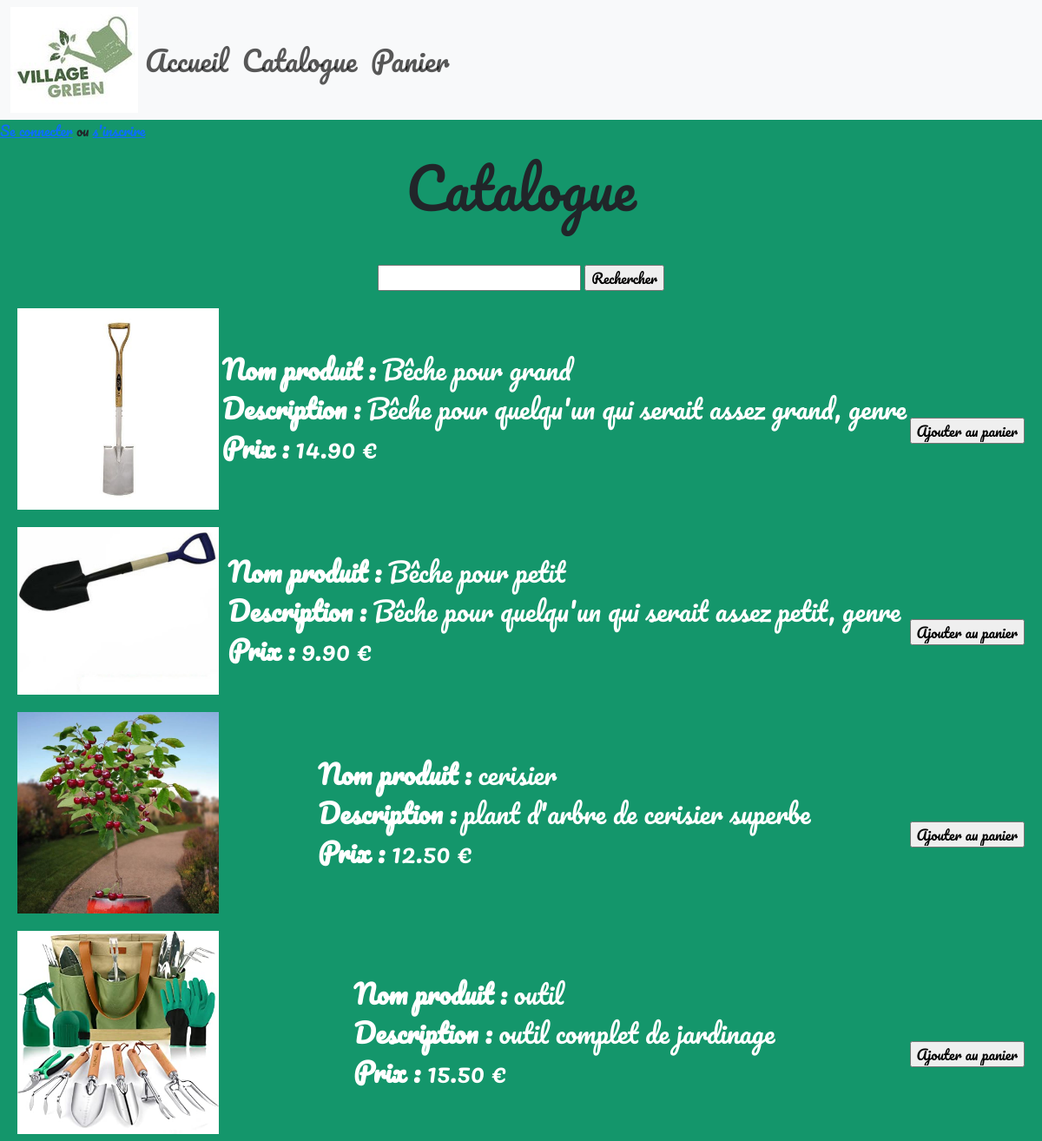
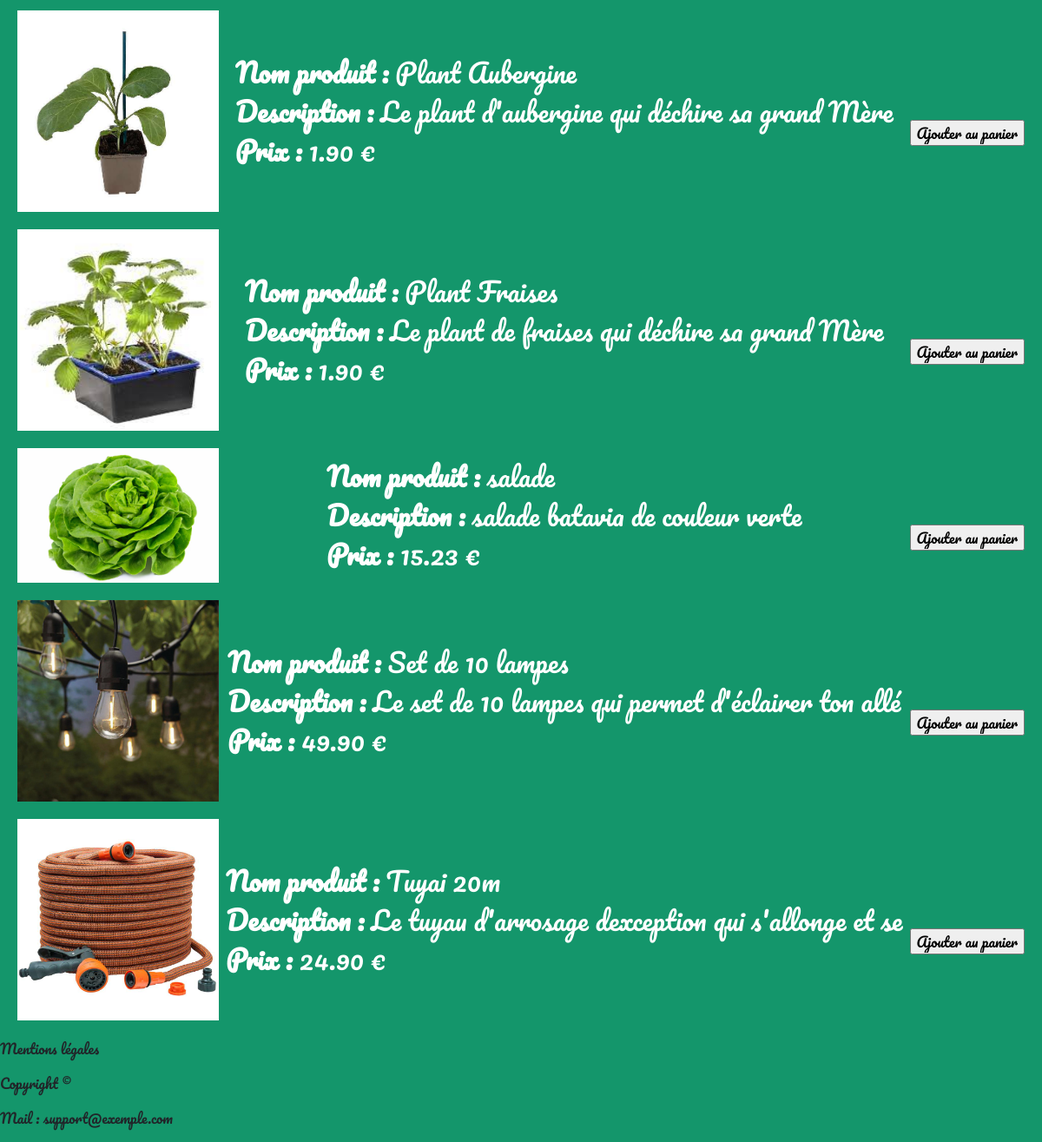
The page /catalogue.php on the database as committed earlier (2 pictures, top to bottom).
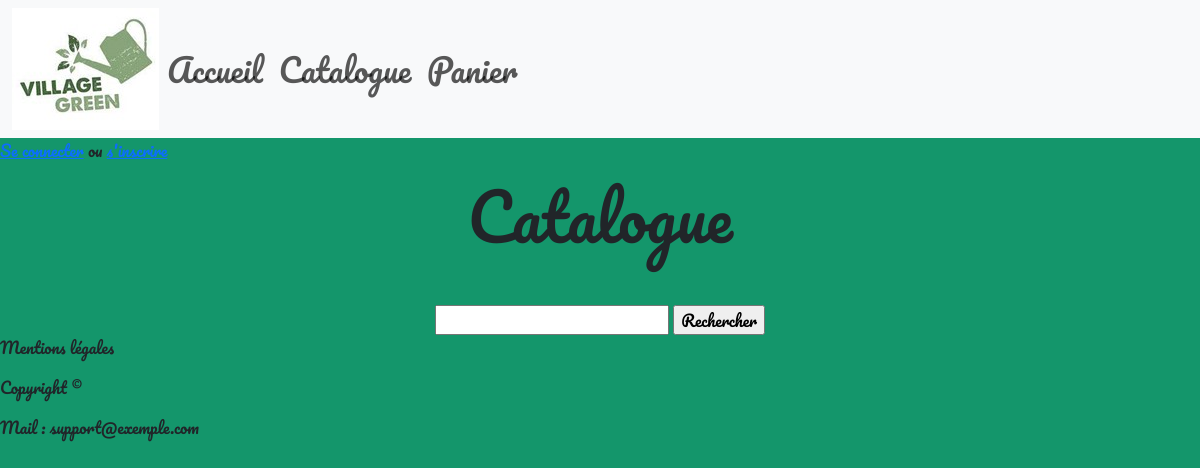
The same page on the database as committed later.
### tables this page shows
CREATE TABLE `t_d_produit` (
  `Id_Produit` int(11) NOT NULL,
  `Taux_TVA` decimal(15,2) NOT NULL,
  `Nom_Long` varchar(250) NOT NULL,
  `Nom_court` varchar(50) NOT NULL,
  `Ref_fournisseur` varchar(250) NOT NULL,
  `Photo` varchar(250) DEFAULT NULL,
  `Prix_Achat` decimal(15,2) NOT NULL,
  `Id_Fournisseur` int(11) NOT NULL,
  `Id_Categorie` int(11) NOT NULL
);

### dao.php (called while the page is built, shortened)
<?php
class dao
{
    private $db_host;
    private $db_name;
    private $db_user;
    private $db_password;
    public function __construct($_dbhost, $_dbname)
    {
        $this->db_host = $_dbhost;
        $this->db_name = $_dbname;
        if ($this->db_name == "greengarden") {
            $this->db_user = 'root';
            $this->db_password = '';
        }
        else {
            $this->db_user = 'root';
            $this->db_password = '';
        }
    }
    public function connect()
    {
        $dsn = "mysql:host={$this->db_host};dbname={$this->db_name};charset=utf8mb4";
        $options = [
            PDO::ATTR_ERRMODE => PDO::ERRMODE_EXCEPTION,
            PDO::ATTR_DEFAULT_FETCH_MODE => PDO::FETCH_ASSOC,
            PDO::ATTR_EMULATE_PREPARES => false,
        ];
        return new PDO($dsn, $this->db_user, $this->db_password, $options);
    }
    public function select($table, $where = '', $params = array(), $order_by = '', $limit = '')
    {
        $sql = "SELECT * FROM $table";
        if (!empty($order_by)) {
            $sql .= " ORDER BY $order_by";
        }
        $stmt = $this->connect()->prepare($sql);
        $stmt->execute($params);
        return $stmt->fetchAll(PDO::FETCH_ASSOC);
    }
}

### produit.php (called while the page is built, shortened)
<?php
require_once 'dao.php';
class Produit
{
    private $dao;
    public function __construct()
    {
        $this->dao = new dao("localhost","greengarden");
    }
    public function getAllProduits()
    {
       $params=array();
        return $this->dao->select("t_d_produit","",$params,"Nom_court");
    }
}

### catalogue.php (the view, shortened to what this page needs)
<!DOCTYPE html>
<html lang="fr">
<head>
    <?php include 'header.php'; ?>
    <?php require 'produit.php'; ?>
    <h1 class="Titre">Catalogue</h1>
    <div>
        <form method="post" action="">
            <input id="search_term" class="styleSearch" type="text" name="search_term">
            <input class="styleBtnSearch" type="submit" name="search" value="Rechercher">
        </form>
    </div>
    <?php
    if (isset($_POST['search'])) {
        $search_term = $_POST['search_term'];
        $sql = "select * from t_d_produit WHERE nom_court like :search or nom_Long like :search";
        $p = new Produit();
        $produit = $p->getProductsByName( '%' . $search_term . '%');
        if (count($produit) > 0) {
            echo "<p>Résultats de la recherche pour : " . $search_term . "</p>";
            foreach ($produit as $row) {
                echo "<a class='CardProduit' target='_blank' href='consult_produit.php?id={$row['Id_Produit']}'>";
                echo "<img class='ImgProduit' src='img/{$row['Photo']}'>";
                echo "<div class='TextProduit'>";
                echo "<div class='card-body'><strong>Nom produit : </strong>" . $row['Nom_court'] . "</div>";
                echo "<div class='card-body'><strong>Description : </strong>{$row['Nom_Long']}</div>";
                echo "<div class='card-body'><strong>Prix : </strong>{$row['Prix_Achat']} €</div>";
                echo "</div>";
                echo "<form method='POST' action='ajout_panier.php'>
                <input type='hidden' name='id' value=' {$row['Id_Produit']}'>
                <input class='styleBtnAjoutPanier' type='submit' value='Ajouter au panier'>
                </form>";
                echo "</a>";
            }
        }
    } else {
        $p = new Produit();
        $produit = $p->getAllProduits();
        foreach ($produit as $row) {
            echo "<a class='CardProduit' target='_blank' href='consult_produit.php?id={$row['Id_Produit']}'>";
            echo "<img class='ImgProduit' src='img/{$row['Photo']}'>";
            echo "<div class='TextProduit'>";
            echo "<div class='card-body'><strong>Nom produit : </strong>" . $row['Nom_court'] . "</div>";
            echo "<div class='card-body'><strong>Description : </strong>{$row['Nom_Long']}</div>";
            echo "<div class='card-body'><strong>Prix : </strong>{$row['Prix_Achat']} €</div>";
            echo "</div>";
            echo "<form method='POST' action='ajout_panier.php'>
                <input type='hidden' name='id' value=' {$row['Id_Produit']}'>
                <input class='styleBtnAjoutPanier' type='submit' value='Ajouter au panier'>
                </form>";
            echo "</a>";
        }
    }
    ?>
    <?php include 'footer.php'; ?>

### header.php (shortened to what this page needs)
  <link href="https://cdn.jsdelivr.net/npm/bootstrap@5.3.0-alpha3/dist/css/bootstrap.min.css" rel="stylesheet">
  <link rel="stylesheet" href="style/style.css">
</head>
<body>
  <header>
    <nav class="navbar navbar-expand-xl navbar-light bg-light">
      <div class="container-fluid">
        <img alt="logo" src="img/logo.jpg" class="logo">
        <div class="collapse navbar-collapse show" id="navbarTogglerDemo2">
          <ul class="navbar-nav me-auto mb-2 mb-xl-0">
            <li class="nav-item">
              <a class="nav-link " href="index.php">Accueil</a>
            </li>
            <li class="nav-item">
              <a class="nav-link" href="catalogue.php">Catalogue</a>
            </li>
            <li class="nav-item">
              <a class="nav-link " href="panier.php">Panier</a>
            </li>
          </ul>
        </div>
      </div>
    </nav>
    <?php
    if (isset($_SESSION['user_id'])) :
      $host = "localhost";
      $user = "root";
      $password_db = "";
      $dbname = "greengarden";
      try {
        $conn = new PDO("mysql:host=$host;dbname=$dbname", $user, $password_db);
        $conn->setAttribute(PDO::ATTR_ERRMODE, PDO::ERRMODE_EXCEPTION);
      } catch (PDOException $e) {
        echo "Connection failed: " . $e->getMessage();
      }
      $stmt = $conn->prepare("SELECT * FROM t_d_user WHERE Id_User=:id");
      $stmt->bindValue(':id', $_SESSION['user_id']);
      $stmt->execute();
      $user = $stmt->fetch(PDO::FETCH_ASSOC);
    ?>
      <p>Bonjour <?php echo $user['Login']; ?> !</p>
      <p><a href="deconnexion.php">Déconnecter</a></p>
    <?php else : ?>
      <p><a href="login.php">Se connecter</a> ou <a href="inscription.php">s'inscrire</a></p>
    <?php endif; ?>
  </header>

### footer.php (shortened to what this page needs)
<footer>
    <p class="mention">Mentions légales</p>
    <p class="copy">Copyright ©</p>
    <p class="mail">Mail : support@exemple.com</p>
</footer>
</body>
</html>

### style/style.css (style rules this page uses)
body { background-color: rgb(20, 150, 107); font-family: 'Pacifico', cursive; }
.nav-link { font-size: 2em; }
form { text-align:center; margin-top: 50px; }
h1 { text-align: center; font-size: 4em; }
.ImgProduit { width: 20%; }
.CardProduit { margin: 20px; padding: 0; display: flex; flex-flow: row wrap; justify-content: space-between; align-items: center; text-decoration: none; }
.TextProduit { color:white; font-size: 30px; }

Rows that differ between the two databases and show on the page:
removed t_d_produit: Photo (picture), Nom_court "Bêche pour grand", Nom_Long "Bêche pour quelqu'un qui serait assez grand, genre", Prix_Achat "14.90"
removed t_d_produit: Photo (picture), Nom_court "Bêche pour petit", Nom_Long "Bêche pour quelqu'un qui serait assez petit, genre", Prix_Achat "9.90"
removed t_d_produit: Photo (picture), Nom_court "cerisier", Nom_Long "plant d'arbre de cerisier superbe", Prix_Achat "12.50"
removed t_d_produit: Photo (picture), Nom_court "outil", Nom_Long "outil complet de jardinage", Prix_Achat "15.50"
removed t_d_produit: Photo (picture), Nom_court "Plant Aubergine", Nom_Long "Le plant d'aubergine qui déchire sa grand Mère", Prix_Achat "1.90"
removed t_d_produit: Photo (picture), Nom_court "Plant Fraises", Nom_Long "Le plant de fraises qui déchire sa grand Mère", Prix_Achat "1.90"
removed t_d_produit: Photo (picture), Nom_court "salade", Nom_Long "salade batavia de couleur verte", Prix_Achat "15.23"
removed t_d_produit: Photo (picture), Nom_court "Set de 10 lampes", Nom_Long "Le set de 10 lampes qui permet d'éclairer ton allé", Prix_Achat "49.90"
removed t_d_produit: Photo (picture), Nom_court "Tuyai 20m", Nom_Long "Le tuyau d'arrosage dexception qui s'allonge et se", Prix_Achat "24.90"
